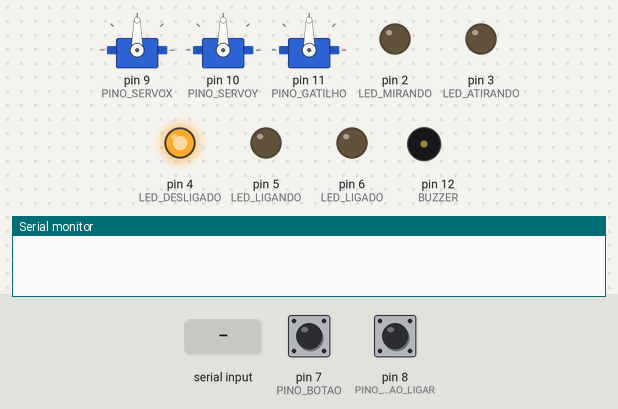
This program was run on a simulated Arduino Uno, built with avr-gcc and run on an emulated ATmega328P. On the bench: 3 × servo, output pins drawn as LEDs (lit = HIGH), buzzer (waves = sounding), the last lines printed to the serial monitor. The test bench sets the inputs (shaded band); at power-on: pin 8 (PINO_BOTAO_LIGAR) HIGH, pin 7 (PINO_BOTAO) HIGH.

Above: at 1.2 s.
1.3 s: pin 8 (PINO_BOTAO_LIGAR) pulled LOW for 0.15 s
At 1.9 s:
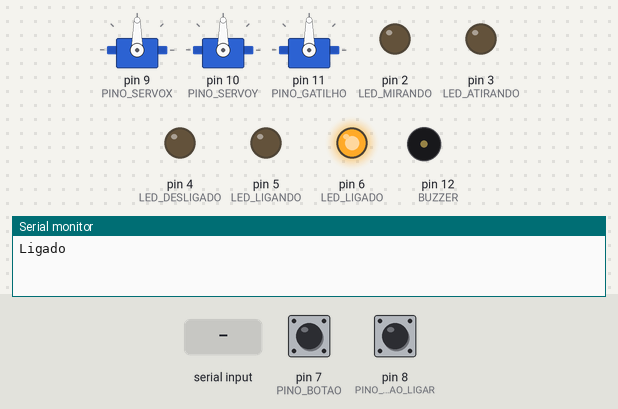
3.0 s: "90,45,200,10\n" received over Serial
At 3.81 s:
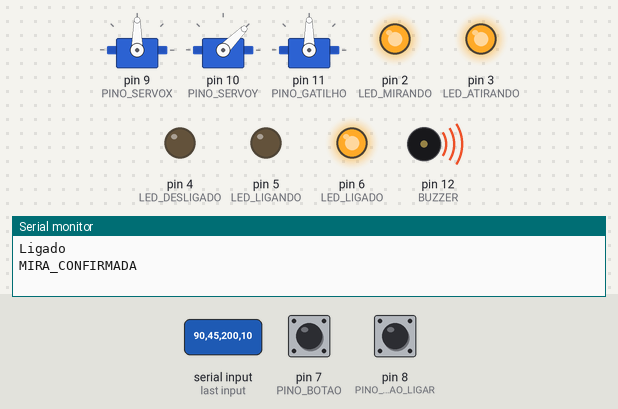
6.0 s: pin 8 (PINO_BOTAO_LIGAR) pulled LOW for 1 s
At 6.15 s:
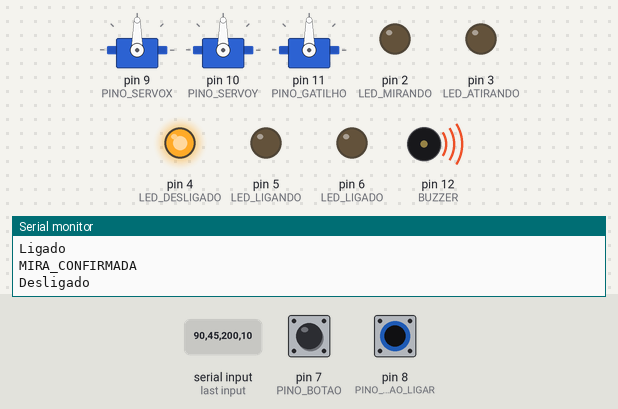
8.5 s: pin 8 (PINO_BOTAO_LIGAR) pulled LOW for 3.2 s
At 8.64 s:
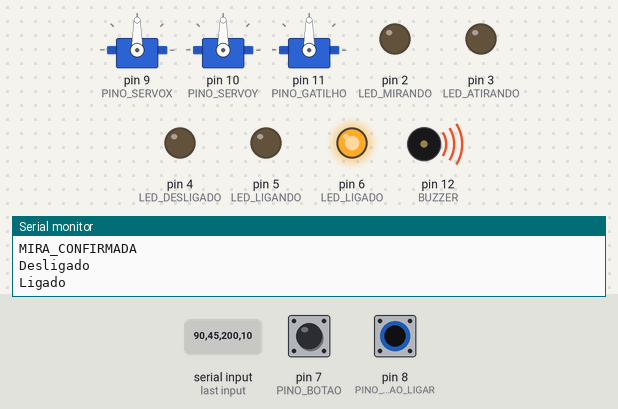
13.2 s: "30,150,10,200\n" received over Serial
At 14.01 s:
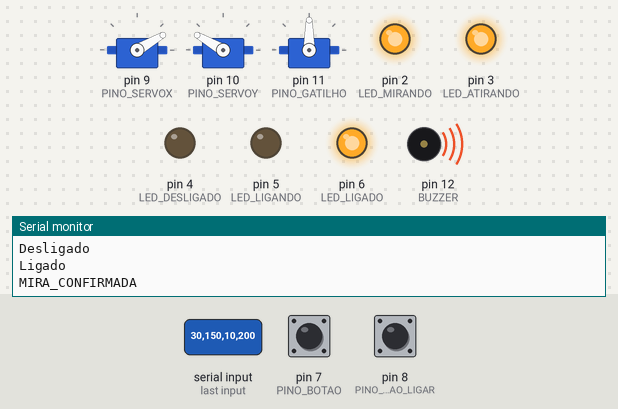
16.2 s: "90,45,200,10\n" received over Serial
At 16.51 s:
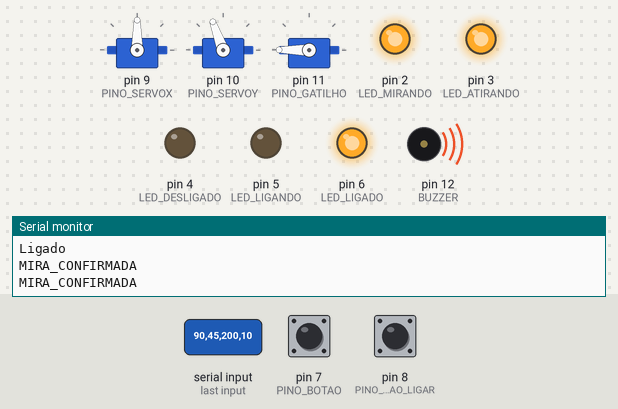
Timing chart, 0 to 20.2 s (numbered marks = the images above; inputs shaded):
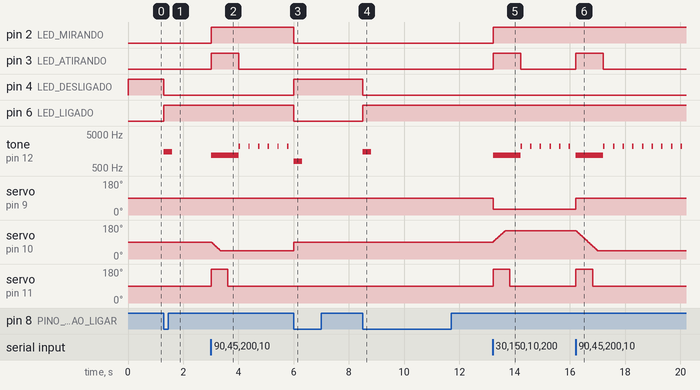

The program:

main.cpp
```cpp
#include <Arduino.h>
#include <Servo.h>

Servo servox;
Servo servoy;
Servo servo_gatilho;

const int PINO_SERVOX = 9;
const int PINO_SERVOY = 10;
const int PINO_GATILHO = 11;
const int BUZZER = 12;
const int PINO_BOTAO_LIGAR = 8;
const int PINO_BOTAO = 7;
const int LED_LIGADO = 6;
const int LED_LIGANDO = 5;
const int LED_DESLIGADO = 4;
const int LED_ATIRANDO = 3;
const int LED_MIRANDO = 2;

const int ANGULO_REPOUSO  = 90;
const int ANGULO_ACIONADO = 180;
const int DURACAO_GATILHO = 600;
const int DURACAO_BRILHO_GATILHO = 1000;
const int ZONA_MORTA      = 8;
const int DEBOUNCE_MS     = 50;

// Sinalização sonora
const int FREQ_BIP_LIGAR    = 1500;  // tom do bipe ao ligar
const int DURACAO_BIP_LIGAR = 300;   // duração do bipe ao ligar (ms)

const int FREQ_BIP_MIRA     = 2200;  // tom do bip leve de rastreio
const int DURACAO_BIP_MIRA  = 50;    // duração de cada bip de rastreio (ms)
const int INTERVALO_BIP_MIRA = 350;  // intervalo entre bips de rastreio (ms)

const int FREQ_BIP_DESLIGAR    = 800;   // tom do bipe ao desligar (grave)
const int DURACAO_BIP_DESLIGAR = 300;   // duração do bipe ao desligar (ms)

const int FREQ_BIP_RECARGA     = 1000;  // tom do bipe ao recarregar
const int DURACAO_BIP_RECARGA  = 150;   // duração do bipe de recarga (ms)

int ligando = 0;

int ultimoAnguloX = 90;
int ultimoAnguloY = 90;

bool           gatilho_ativo   = false;
unsigned long  tempo_gatilho   = 0;
unsigned long tempo_brilho_gatilho = 0;

bool           botao_anterior  = HIGH;
unsigned long  tempo_debounce  = 0;

bool           botao_anterior_ligar  = HIGH;
unsigned long  tempo_debounce_ligar = 0;

bool ligar = false;  // Estado do sistema (ligado/desligado)

bool          beep_extra_ativo   = false;  // true enquanto o bipe de ligar/desligar/recarga está tocando
unsigned long tempo_beep_extra   = 0;
unsigned long duracao_beep_extra = 0;

bool          mirando_atual         = false; // estado mais recente vindo do Python
unsigned long tempo_ultimo_bip_mira = 0;

int           anguloAlvoY     = 90;   // alvo mais recente vindo do Python
unsigned long ultimoPassoY    = 0;
const int     PASSO_ANGULO    = 2;    // graus por passo (menor = mais suave)
const int     INTERVALO_PASSO = 15;   // ms entre passos (maior = mais devagar)

// Move o servo Y gradualmente em direção a "alvo", alguns graus por vez,
void moverServoSuave(Servo &servo, int &anguloAtual, int alvo) {
    if (millis() - ultimoPassoY < INTERVALO_PASSO || anguloAtual == alvo) return;

    int passo = (alvo > anguloAtual) ? PASSO_ANGULO : -PASSO_ANGULO;
    if (abs(alvo - anguloAtual) < PASSO_ANGULO) passo = alvo - anguloAtual;

    anguloAtual += passo;
    servo.write(anguloAtual);
    ultimoPassoY = millis();
}


// Inicia um bipe (ligar/desligar/recarga) e o marca como prioritário,
// para que não seja cortado pela lógica de mira/disparo no mesmo loop().
void iniciarBeep(int frequencia, unsigned long duracao) {
    tone(BUZZER, frequencia, duracao);
    beep_extra_ativo   = true;
    tempo_beep_extra   = millis();
    duracao_beep_extra = duracao;
}

void setup() {
    Serial.begin(9600);

    servox.attach(PINO_SERVOX);
    servoy.attach(PINO_SERVOY);
    servo_gatilho.attach(PINO_GATILHO);

    pinMode(PINO_BOTAO, INPUT_PULLUP);  // botão entre pino 7 e GND
    pinMode(PINO_BOTAO_LIGAR, INPUT_PULLUP);  // botão entre pino 8 e GND
    pinMode(LED_LIGADO, OUTPUT);
    pinMode(LED_LIGANDO, OUTPUT);
    pinMode(LED_DESLIGADO, OUTPUT);
    pinMode(LED_ATIRANDO, OUTPUT);
    pinMode(LED_MIRANDO, OUTPUT);
    pinMode(BUZZER, OUTPUT);

    servox.write(90);
    servoy.write(90);
    servo_gatilho.write(ANGULO_REPOUSO);

    digitalWrite(LED_DESLIGADO, HIGH);
    digitalWrite(LED_LIGADO,    LOW);
    digitalWrite(LED_LIGANDO,   LOW);
    digitalWrite(LED_ATIRANDO,  LOW);
    digitalWrite(LED_MIRANDO,   LOW);
}

void loop() {
    // Botão de ligar/desligar (com debounce)
    bool botao_ligar_atual = digitalRead(PINO_BOTAO_LIGAR);

    bool botao_atual = digitalRead(PINO_BOTAO);

    if (botao_ligar_atual == LOW && botao_anterior_ligar == HIGH && (millis() - tempo_debounce_ligar > DEBOUNCE_MS))
    {
        ligar = !ligar;  // Alterna o estado de ligar/desligar
        ligando = 0; // reseta o estado de inicialização
        Serial.println(ligar ? "Ligado" : "Desligado");

        if (ligar) {
            // Bipe de confirmação ao ligar
            iniciarBeep(FREQ_BIP_LIGAR, DURACAO_BIP_LIGAR);
        } else {
            // Centraliza X e Y ao desligar
            servox.write(90);
            servoy.write(90);
            ultimoAnguloX = 90;
            ultimoAnguloY = 90;
            anguloAlvoY   = 90;
            mirando_atual = false;

            // Bipe de confirmação ao desligar
            iniciarBeep(FREQ_BIP_DESLIGAR, DURACAO_BIP_DESLIGAR);
        }

        tempo_debounce_ligar = millis();
    }

    botao_anterior_ligar = botao_ligar_atual;

    if (!ligar) {
        botao_anterior = botao_atual;

        digitalWrite(LED_DESLIGADO, HIGH);
        digitalWrite(LED_LIGADO,    LOW);
        digitalWrite(LED_LIGANDO,   LOW);
        digitalWrite(LED_ATIRANDO,  LOW);
        digitalWrite(LED_MIRANDO,   LOW);

        // Só corta o som depois que o bipe de "desligado" tiver tocado por completo
        if (beep_extra_ativo && (millis() - tempo_beep_extra < duracao_beep_extra)) {
            // deixa o bipe terminar
        } else {
            noTone(BUZZER);
            beep_extra_ativo = false;
        }
        return;
    }

    // Sistema ligando
    digitalWrite(LED_DESLIGADO, LOW);

    // LED de inicialização (servo voltando ao centro)
    int anguloAtualX = servox.read();
    int anguloAtualY = servoy.read();

    if ((anguloAtualX != 90 || anguloAtualY != 90) && ligando == 0) {
        digitalWrite(LED_LIGANDO, HIGH);
        digitalWrite(LED_LIGADO,  LOW);
    } else {
        ligando = 1;
        digitalWrite(LED_LIGANDO, LOW);
        digitalWrite(LED_LIGADO,  HIGH);
    }

    // Botão de recarga (com debounce)

    if (botao_atual == LOW && botao_anterior == HIGH && (millis() - tempo_debounce > DEBOUNCE_MS))
    {
        Serial.println("RECARGA");   // Python recebe e libera o sistema
        iniciarBeep(FREQ_BIP_RECARGA, DURACAO_BIP_RECARGA);
        tempo_debounce = millis();
    }
    botao_anterior = botao_atual;

    // Retorno automático do gatilho
    if (gatilho_ativo && (millis() - tempo_gatilho >= DURACAO_GATILHO)) {
        servo_gatilho.write(ANGULO_REPOUSO);
        gatilho_ativo = false;
    }

    // LED e buzzer de disparo / bip leve de rastreio
    bool atirando_agora = gatilho_ativo || (millis() - tempo_brilho_gatilho < DURACAO_BRILHO_GATILHO);

    // Libera o buzzer assim que o bipe extra (ligar/desligar/recarga) já tiver tocado por completo
    if (beep_extra_ativo && (millis() - tempo_beep_extra >= duracao_beep_extra)) {
        beep_extra_ativo = false;
    }

    if (atirando_agora) {
        digitalWrite(LED_ATIRANDO, HIGH);
        tone(BUZZER, 1200);  // beep 1.2kHz enquanto atira (tem prioridade sobre qualquer outro bipe)
        beep_extra_ativo = false;
    } else {
        digitalWrite(LED_ATIRANDO, LOW);

        if (beep_extra_ativo) {
            // bipe de ligar/desligar/recarga ainda tocando: não mexe no buzzer
        } else if (mirando_atual) {
            // Bip leve e intermitente enquanto está seguindo o alvo
            if (millis() - tempo_ultimo_bip_mira >= INTERVALO_BIP_MIRA) {
                tone(BUZZER, FREQ_BIP_MIRA, DURACAO_BIP_MIRA);
                tempo_ultimo_bip_mira = millis();
            }
        } else {
            noTone(BUZZER);
        }
    }

    // Leitura serial (Python → Arduino)
    if (Serial.available() > 0) {
        String entrada = Serial.readStringUntil('\n');

        // Formato: "X,Y,GATILHO,MIRANDO\n"
        int virgula1 = entrada.indexOf(',');
        int virgula2 = entrada.indexOf(',', virgula1 + 1);
        int virgula3 = entrada.indexOf(',', virgula2 + 1);

        // Ignora mensagens incompletas ou fora do formato esperado
        if (virgula1 == -1 || virgula2 == -1 || virgula3 == -1) {
            return;
        }

        int novoAnguloX = entrada.substring(0, virgula1).toInt();
        int novoAnguloY = entrada.substring(virgula1 + 1, virgula2).toInt();
        int gatilho     = entrada.substring(virgula2 + 1, virgula3).toInt();
        int mirando     = entrada.substring(virgula3 + 1).toInt();

        novoAnguloX = constrain(novoAnguloX, 0, 180);
        novoAnguloY = constrain(novoAnguloY, 0, 180);
        gatilho     = constrain(gatilho, 0, 1);
        mirando     = constrain(mirando, 0, 1);

        // Brilho se tiver mirando
        digitalWrite(LED_MIRANDO, mirando ? HIGH : LOW);
        mirando_atual = mirando;

                // Move o servo X (continua instantâneo)
        if (abs(novoAnguloX - ultimoAnguloX) >= ZONA_MORTA)
        {
            servox.write(novoAnguloX);
            ultimoAnguloX = novoAnguloX;
        }

        // Servo Y: só atualiza o ALVO aqui. Quem realmente move é
        // moverServoSuave(), chamada mais abaixo, a cada volta do loop().
        if (abs(novoAnguloY - anguloAlvoY) >= ZONA_MORTA)
        {
            anguloAlvoY = novoAnguloY;
        }


        // Aciona o gatilho
        if (gatilho == 1 && !gatilho_ativo) {
            gatilho_ativo = true;
            tempo_gatilho = millis();
            tempo_brilho_gatilho = millis();
            servo_gatilho.write(ANGULO_ACIONADO);
            Serial.println("MIRA_CONFIRMADA");
        }
    }
    moverServoSuave(servoy, ultimoAnguloY, anguloAlvoY);
}
```

Measured:
- after the input at 1.3 s, pin 4 (LED_DESLIGADO): HIGH → LOW at once; pin 6 (LED_LIGADO): LOW → HIGH at once; tone on pin 12 (BUZZER): silent → 1500 Hz at once, → silent 0.30 s later
- after the input at 3.0 s, pin 2 (LED_MIRANDO): LOW → HIGH at once; pin 3 (LED_ATIRANDO): LOW → HIGH at once, → LOW 1.0 s later
- after the input at 6.0 s, pin 2 (LED_MIRANDO), pin 6 (LED_LIGADO): HIGH → LOW at once; pin 4 (LED_DESLIGADO): LOW → HIGH at once; servo on pin 10 (PINO_SERVOY): 45° → 90° at once
- after the input at 8.5 s, pin 4 (LED_DESLIGADO): HIGH → LOW at once; pin 6 (LED_LIGADO): LOW → HIGH at once; tone on pin 12 (BUZZER): silent → 1500 Hz at once, → silent 0.30 s later
- after the input at 13.2 s, pin 2 (LED_MIRANDO): LOW → HIGH at once; pin 3 (LED_ATIRANDO): LOW → HIGH at once, → LOW 1.0 s later
- after the input at 16.2 s, pin 3 (LED_ATIRANDO): LOW → HIGH at once, → LOW 1.0 s later; servo on pin 9 (PINO_SERVOX): 30° → 90° at once; servo on pin 10 (PINO_SERVOY): moves from 150° to 45° over 0.77 s, starting at once; servo on pin 11 (PINO_GATILHO): 90° → 180° at once, → 90° 0.61 s later
